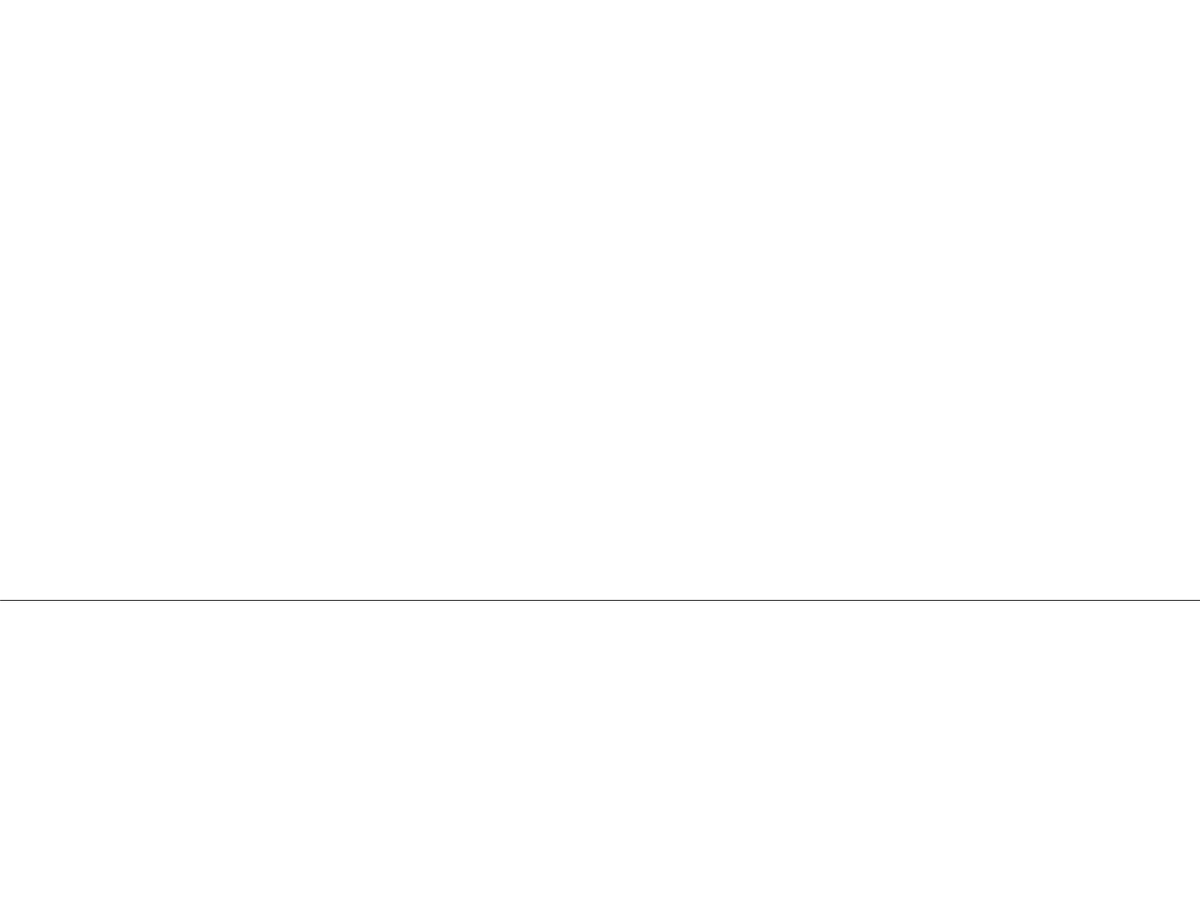
Frame 1 (no input)
Frame 60 (the mouse pressed at the canvas centre just before this capture): identical to frame 1, image omitted
Frame 120 (the mouse held since frame 60 and released just before this capture): identical to frame 1, image omitted

The Processing sketch that drew this single still picture (run headless with seeded random() and noise(); from frame 60 on, the mouse is pressed at the canvas centre):

// Processing sketch: Vid8_3_KochCurve
// ── Vid8_3_KochCurve.pde
ArrayList<Koch> current;

void setup() {
  fullScreen();
  current = new ArrayList<Koch>();
  PVector start = new PVector(0, height*(2/3.0));
  PVector end = new PVector(width, height*(2/3.0));
  current.add(new Koch(start, end));
}

void draw() {
  background(255);
  for (Koch l : current) {
    l.display();
  }
}

void keyPressed() {
  if (key == ' ') {
    generate();
  }
}

void generate() {
  ArrayList next = new ArrayList<Koch>();
  for (Koch l : current) {
    PVector a = l.kochA();
    PVector b = l.kochB();
    PVector c = l.kochC();
    PVector d = l.kochD();
    PVector e = l.kochE();

    next.add(new Koch(a, b));
    next.add(new Koch(b, c));
    next.add(new Koch(c, d));
    next.add(new Koch(d, e));
  }
  current = next;
}

// ── Koch.pde
class Koch{
  PVector start, end;
  
  Koch(PVector a, PVector b){
    start = a.get();
    end = b.get();
  }
  
  void display(){
    stroke(0);
    line(start.x, start.y, end.x, end.y);
  }
  
  PVector kochA(){
    return start.copy();
  }
  
  PVector kochB(){
    PVector v = PVector.sub(end, start);
    v.div(3);
    v.add(start);   
    return v;
  }
  
  PVector kochC(){
    PVector a = start.copy();
    PVector v = PVector.sub(end, start);
    v.div(3);
    a.add(v);
    v.rotate(-radians(60));
    a.add(v);
    return a;
  }
  
  PVector kochD(){
    PVector v = PVector.sub(end, start);
    v.mult(2/3.0);
    v.add(start);   
    return v;
  }
  
  PVector kochE(){
    return end.copy();
  }
}
